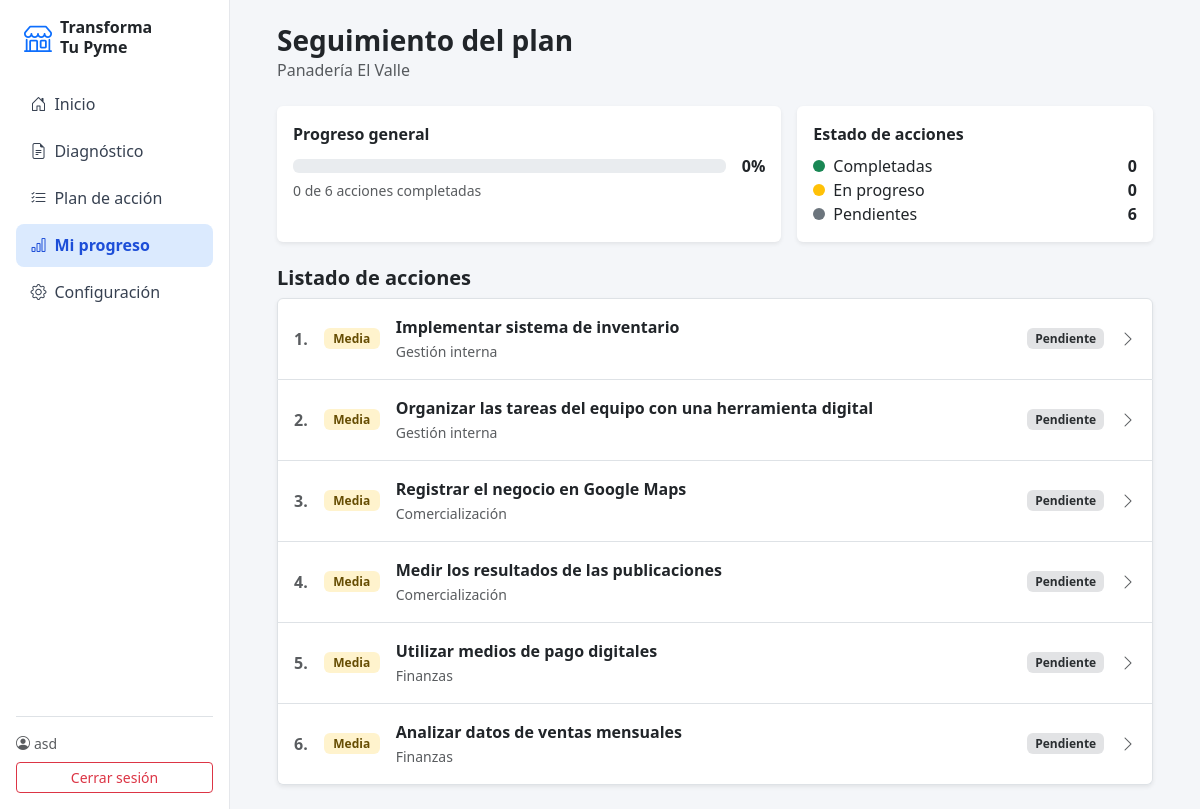
The page /progreso/ (signed in) on the database its author committed.
### cuentas/models.py (models this page shows, shortened)
class Pyme(models.Model):
    usuario = models.ForeignKey(settings.AUTH_USER_MODEL, on_delete=models.CASCADE, related_name='pymes')
    nombre = models.CharField(max_length=120)
    rubro = models.CharField(max_length=80)
    tamano = models.CharField('tamaño', max_length=40)
    region = models.CharField(max_length=80)

class Accion(models.Model):
    class Estado(models.TextChoices):
        PENDIENTE = 'pendiente', 'Pendiente'
        EN_PROGRESO = 'en_progreso', 'En progreso'
        COMPLETADA = 'completada', 'Completada'
    diagnostico = models.ForeignKey(Diagnostico, on_delete=models.CASCADE, related_name='acciones')
    titulo = models.CharField(max_length=150)
    area = models.CharField(max_length=20, choices=Area.choices)
    descripcion = models.TextField()
    pasos = models.TextField()
    prioridad = models.PositiveSmallIntegerField(choices=Prioridad.choices)
    estado = models.CharField(max_length=20, choices=Estado.choices, default=Estado.PENDIENTE)
    orden = models.PositiveSmallIntegerField()
    actualizado = models.DateTimeField(auto_now=True)
    class Meta:
        ordering = ['orden']
    @property
    def color_prioridad(self):
        return COLOR_PRIORIDAD[self.prioridad]
    @property
    def color_estado(self):
        return COLOR_ESTADO[self.estado]

### cuentas/views.py (the view)
# urls.py: path('progreso/', views.seguimiento, name='seguimiento'),
@login_required
def seguimiento(request):
    pyme, diag = _pyme_y_diagnostico(request)
    if diag is None:
        return _sin_diagnostico(request)
    acciones = list(diag.acciones.all())
    return render(request, 'cuentas/seguimiento.html', {
        'activo': 'progreso', 'pyme': pyme,
        'acciones': acciones, 'progreso': calcular_progreso(acciones),
    })

### cuentas/servicios.py (called while the page is built)
def calcular_progreso(acciones):
    total = len(acciones)
    completadas = sum(1 for a in acciones if a.estado == 'completada')
    return {
        'total': total,
        'completadas': completadas,
        'en_progreso': sum(1 for a in acciones if a.estado == 'en_progreso'),
        'pendientes': sum(1 for a in acciones if a.estado == 'pendiente'),
        'porcentaje': round(completadas * 100 / total) if total else 0,
    }

### cuentas/views.py (called while the page is built)
def _pyme_actual(request):
    pymes = request.user.pymes.all()
    pyme_id = request.session.get('pyme_id')
    pyme = pymes.filter(id=pyme_id).first() if pyme_id else None
    return pyme or pymes.first()

def _pyme_y_diagnostico(request):
    pyme = _pyme_actual(request)
    diag = pyme.diagnosticos.first() if pyme else None
    return pyme, diag

### cuentas/templates/cuentas/seguimiento.html (shortened to what this page needs)
{% extends 'cuentas/base.html' %}
{% block content %}
<h3 class="fw-bold mb-0">Seguimiento del plan</h3>
<div class="text-muted mb-4">{{ pyme.nombre }}</div>
<div class="row g-3 mb-4">
    <div class="col-md-7">
        <div class="card border-0 shadow-sm h-100">
            <div class="card-body">
                <div class="fw-semibold mb-2">Progreso general</div>
                <div class="d-flex align-items-center gap-3">
                    <div class="progress flex-grow-1" style="height: 14px;">
                    </div>
                    <strong>{{ progreso.porcentaje }}%</strong>
                </div>
                <small class="text-muted">{{ progreso.completadas }} de {{ progreso.total }} acciones completadas</small>
            </div>
        </div>
    </div>
    <div class="col-md-5">
        <div class="card border-0 shadow-sm h-100">
            <div class="card-body">
                <div class="fw-semibold mb-2">Estado de acciones</div>
                <div class="d-flex justify-content-between"><span><span class="punto bg-success me-2"></span>Completadas</span><strong>{{ progreso.completadas }}</strong></div>
                <div class="d-flex justify-content-between"><span><span class="punto bg-warning me-2"></span>En progreso</span><strong>{{ progreso.en_progreso }}</strong></div>
                <div class="d-flex justify-content-between"><span><span class="punto bg-secondary me-2"></span>Pendientes</span><strong>{{ progreso.pendientes }}</strong></div>
            </div>
        </div>
    </div>
</div>
<h5 class="fw-bold">Listado de acciones</h5>
{% if acciones %}
    {% include 'cuentas/_lista_acciones.html' %}
{% else %}
    <div class="alert alert-info">Aún no hay acciones. Genera el plan desde el <a href="{% url 'diagnostico' %}">diagnóstico</a>.</div>
{% endif %}
{% endblock %}

### cuentas/templates/cuentas/base.html (shortened to what this page needs)
<!DOCTYPE html>
<html lang="es">
<head>
    <link href="https://cdn.jsdelivr.net/npm/bootstrap@5.3.0/dist/css/bootstrap.min.css" rel="stylesheet">
    <link href="https://cdn.jsdelivr.net/npm/bootstrap-icons@1.11.3/font/bootstrap-icons.css" rel="stylesheet">
</head>
<body>
<div class="d-flex">
    <aside class="sidebar p-3 d-none d-md-flex flex-column">
        <div class="d-flex align-items-center gap-2 mb-4 px-2">
            <i class="bi bi-shop fs-3 text-primary"></i>
            <strong class="lh-sm">Transforma<br>Tu Pyme</strong>
        </div>
        <nav class="nav flex-column gap-1">
            <a class="nav-link {% if activo == 'inicio' %}active{% endif %}" href="{% url 'home' %}"><i class="bi bi-house-door me-2"></i>Inicio</a>
            <a class="nav-link {% if activo == 'diagnostico' %}active{% endif %}" href="{% url 'diagnostico' %}"><i class="bi bi-file-earmark-text me-2"></i>Diagnóstico</a>
            <a class="nav-link {% if activo == 'plan' %}active{% endif %}" href="{% url 'plan' %}"><i class="bi bi-list-check me-2"></i>Plan de acción</a>
            <a class="nav-link {% if activo == 'progreso' %}active{% endif %}" href="{% url 'seguimiento' %}"><i class="bi bi-bar-chart me-2"></i>Mi progreso</a>
            <a class="nav-link" href="#"><i class="bi bi-gear me-2"></i>Configuración</a>
        </nav>
        <div class="mt-auto border-top pt-3 small">
            <div class="text-muted mb-2"><i class="bi bi-person-circle me-1"></i>{{ user.username }}</div>
            <a href="{% url 'logout' %}" class="btn btn-outline-danger btn-sm w-100">Cerrar sesión</a>
        </div>
    </aside>
    <main class="flex-grow-1 p-4">
        <div class="container-lg" style="max-width: 900px;">
            {% block content %}{% endblock %}
        </div>
    </main>
</div>
</body>
</html>

### cuentas/templates/cuentas/_lista_acciones.html
<div class="list-group shadow-sm">
    {% for a in acciones %}
    <a href="{% url 'accion' a.id %}" class="list-group-item list-group-item-action d-flex align-items-center gap-3 py-3">
        <span class="fw-semibold text-muted">{{ forloop.counter }}.</span>
        <span class="badge bg-{{ a.color_prioridad }}-subtle text-{{ a.color_prioridad }}-emphasis" style="min-width: 56px;">{{ a.get_prioridad_display }}</span>
        <div class="flex-grow-1">
            <div class="fw-semibold">{{ a.titulo }}</div>
            <small class="text-muted">{{ a.get_area_display }}</small>
        </div>
        <span class="badge bg-{{ a.color_estado }}-subtle text-{{ a.color_estado }}-emphasis">{{ a.get_estado_display }}</span>
        <i class="bi bi-chevron-right text-muted"></i>
    </a>
    {% endfor %}
</div>

### cuentas/templates/cuentas/base.html (style rules this page uses)
body { background: #f4f6f9; }
.sidebar { width: 230px; min-height: 100vh; background: #fff; border-right: 1px solid #e5e7eb; }
.sidebar .nav-link { color: #374151; border-radius: .5rem; padding: .6rem .9rem; }
.sidebar .nav-link.active { background: #dbeafe; color: #1d4ed8; font-weight: 600; }
.punto { width: 12px; height: 12px; border-radius: 50%; display: inline-block; }

### rows shown on the page
Pyme: nombre "Panadería El Valle"
Accion: prioridad "Media", titulo "Implementar sistema de inventario", area "Gestión interna", estado "Pendiente"
Accion: prioridad "Media", titulo "Organizar las tareas del equipo con una herramienta digital", area "Gestión interna", estado "Pendiente"
Accion: prioridad "Media", titulo "Registrar el negocio en Google Maps", area "Comercialización", estado "Pendiente"
Accion: prioridad "Media", titulo "Medir los resultados de las publicaciones", area "Comercialización", estado "Pendiente"
Accion: prioridad "Media", titulo "Utilizar medios de pago digitales", area "Finanzas", estado "Pendiente"
Accion: prioridad "Media", titulo "Analizar datos de ventas mensuales", area "Finanzas", estado "Pendiente"

### other values the page prints
{{ user.username }} "asd"
{{ progreso.porcentaje }} "0"
{{ progreso.completadas }} "0"
{{ progreso.total }} "6"
{{ progreso.en_progreso }} "0"
{{ progreso.pendientes }} "6"
